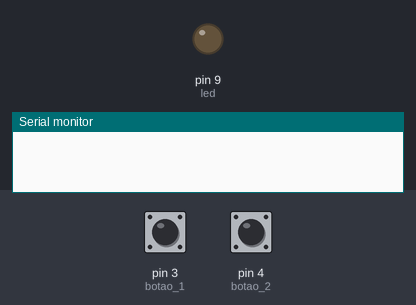
Simulated run of this sketch. Board: Arduino Uno, built with avr-gcc and run on an emulated ATmega328P. Parts: output pins drawn as LEDs (lit = HIGH), the last lines printed to the serial monitor. Inputs (shaded band) come from the test bench; at power-on: pin 3 (botao_1) LOW, pin 4 (botao_2) LOW.

Above: at 1.3 s.
1.4 s: pin 3 (botao_1) pulled HIGH for 1 s
At 2.7 s:
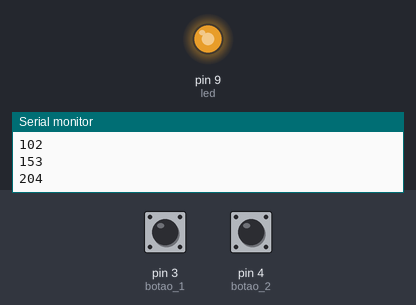
3.9 s: pin 4 (botao_2) pulled HIGH for 1 s
At 4.12 s:
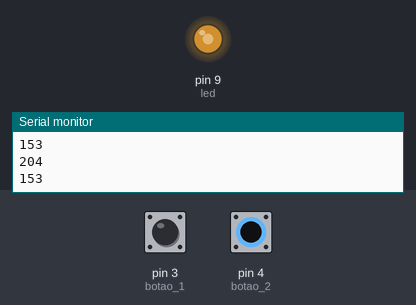
6.4 s: pin 3 (botao_1) pulled HIGH for 0.3 s
At 7.8 s:
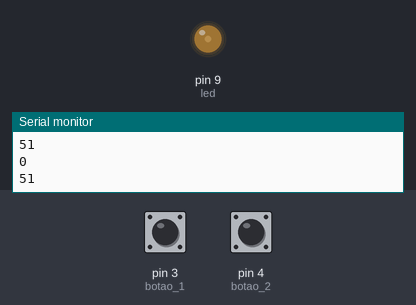
8.2 s: pin 4 (botao_2) pulled HIGH for 0.3 s
At 8.5 s:
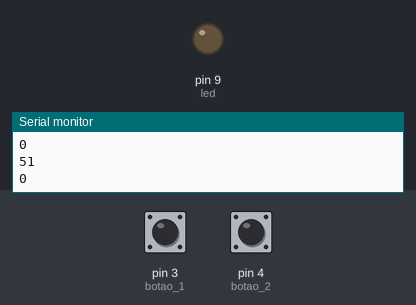
Timing chart, 0 to 11.0 s (numbered marks = the images above; inputs shaded):
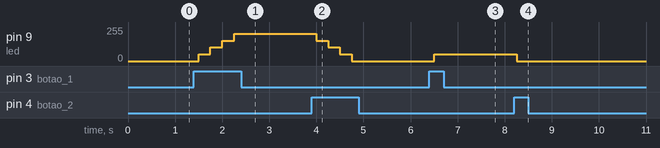

The sketch:

Intensidade_do_Led_com_Botoes.ino
```cpp
int led=9, botao_1=3,botao_2=4, val=0;

void setup(){
  Serial.begin(9600);
  pinMode(led,OUTPUT);
  pinMode(botao_1,INPUT);
  pinMode(botao_2,INPUT);

}

void loop(){


  if(digitalRead(botao_1)== HIGH){
  val=val+51;
  if(val>255){
    val=255;
  }
  Serial.println(val);
  }
  if(digitalRead(botao_2)== HIGH){
    val=val-51;
    if(val<0){
      val=0;
    }
    Serial.println(val);
  }
  analogWrite(led,val);

  delay(250);
}
```

Measured:
- after the input at 1.4 s, pin 9 (led): 0/255 → 51/255 after 0.10 s, → 102/255 0.25 s later, → 153/255 0.25 s later, → 204/255 0.25 s later
- after the input at 3.9 s, pin 9 (led): 204/255 → 153/255 after 0.10 s, → 102/255 0.25 s later, → 51/255 0.25 s later, → 0/255 0.25 s later
- after the input at 6.4 s, pin 9 (led): 0/255 → 51/255 after 0.10 s
- after the input at 8.2 s, pin 9 (led): 51/255 → 0/255 after 0.05 s
